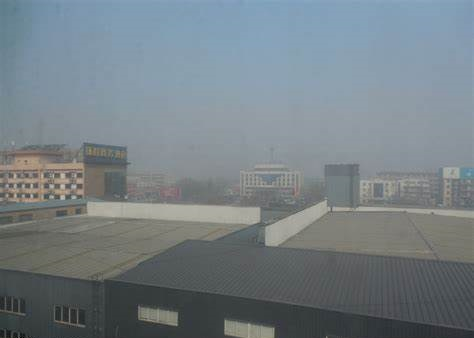
%> input picture DIP_proj3_Dehaze/fog2.jpg, 474 x 338 px
$ octave main.m   (GNU Octave 9; MATLAB toolbox functions it lacks are replaced by stand-ins)
%> lines starting %> are read from the running program, lines starting %| are printed output that depends on the picture; in (x1, y1, x2, y2) boxes, pixels count from 0 and x2, y2 are one past the last pixel; in counts of white or black regions, pixels touching at a corner belong together; the program's own positions count from 1
### DIP_proj3_Dehaze/get_dark_channel.m
function dark_channel = get_dark_channel(image, win_size)
% function: to get dark channel from haze image.

[h, w, ~] = size(image);
pad_size = floor(win_size/2);
padded_img = padarray(image, [pad_size pad_size], Inf);
dark_channel = zeros(h, w);

% 计算暗通道：从每个patch的3个RGB channel中选取最小值
for i = 1:h
    for j = 1:w
        patch = padded_img(i:i+(win_size-1), j:j+(win_size-1),:);
        dark_channel(i,j) = min(patch(:));
     end
end
end

### DIP_proj3_Dehaze/get_atmosphere.m
function atmosphere = get_atmosphere(img, dark_channel)
% function: atmosphere A estimation

% step1: 从暗通道图中按照亮度的大小取前1%的像素
[h, w, ~] = size(img);
num_pixels = h*w;
PERCENT = 0.01;
num_rank_pixels = floor(num_pixels*PERCENT);
dark_channel_vec = reshape(dark_channel, num_pixels, 1);
img_vec = reshape(img, num_pixels, 3);
[~, indices] = sort(dark_channel_vec, 'descend');

% step2: 在这些位置中，在原始有雾图像img中寻找对应的具有最高亮度的点的值，作为A值。
max1 = 0; max2 = 0;max3 = 0;  % max value of channel, channel2, channel3
for i = 1:num_rank_pixels
    if max1 < img_vec(indices(i), 1)
        max1 = img_vec(indices(i), 1);
    end
    if max2 < img_vec(indices(i), 2)
        max2 = img_vec(indices(i), 2);
    end
    if max3 < img_vec(indices(i), 3)
        max3 = img_vec(indices(i), 3);
    end
end

atmosphere = [max1 max2 max3];

end

### DIP_proj3_Dehaze/get_transmission.m
function transmission = get_transmission(img, atmosphere, omega, win_size)
% function: transmission estimation according by formulation.
% paremeters:
% win_size - window size
% omega - parameter to control transmission

[h, w, ~] = size(img);
atmosphere_ = reshape(atmosphere, [1, 1, 3]);
atmosphere_ = repmat(atmosphere_, h, w);  %to reproduce and generate h*w*3 matrix, size = [size(A,1)*h, size(A,2)*w, size(A,3)]
transmission = 1 - omega*get_dark_channel(img./atmosphere_, win_size);

end

### DIP_proj3_Dehaze/boxfilter.m
function imgDst = boxfilter(img, r)
% function: boxfilter
[h, w, ~] = size(img);
imgDst = zeros(size(img));

imgCum = cumsum(img, 1);
imgDst(1:r+1,:) = imgCum(1+r:2*r+1,:);  %考虑首部的h个像素
imgDst(r+2:h-r,:) = imgCum(2*r+2:h,:) - imgCum(1:h-2*r-1, :);  %考虑中间像素
imgDst(h-r+1:h,:) = repmat(imgCum(h,:),[r, 1]) - imgCum(h-2*r:h-r-1,:);  %考虑尾部h个像素

imgCum = cumsum(imgDst,2);
imgDst(:,1:r+1) = imgCum(:,1+r:2*r+1);  %考虑首部的像素
imgDst(:,r+2:w-r) = imgCum(:,2*r+2:w) - imgCum(:,1:w-2*r-1);  %考虑中间像素
imgDst(:,w-r+1:w) = repmat(imgCum(:,w), [1,r]) - imgCum(:,w-2*r:w-r-1);   %考虑尾部像素

end

### DIP_proj3_Dehaze/guided_filter.m
function q = guided_filter(I, p, r, eps)
% function: to implement guided filter
% parameters:
%   I - guidance image
%   p - filtering input image
%   r - local window radius
%   eps - regularization parameter

[h, w] = size(I);
N = boxfilter(ones(h, w), r); % the size of each local patch; N=(2r+1)^2 except for boundary pixels.

mean_I = boxfilter(I, r) ./ N;       % mean filtering for I
mean_p = boxfilter(p, r) ./ N;       % mean filtering for p
mean_Ip = boxfilter(I.*p, r) ./ N;   % mean filter for I*p
cov_Ip = mean_Ip - mean_I .* mean_p; % covariance of (I, p) in each local patch.
mean_II = boxfilter(I.*I, r) ./ N;
var_I = mean_II - mean_I .* mean_I;

a = cov_Ip ./ (var_I + eps);        % Eqn. a = (cov_Ip) / (var_I + eps);
b = mean_p - a .* mean_I;           % Eqn. b = mean_p - a * mean_I

mean_a = boxfilter(a, r) ./ N;
mean_b = boxfilter(b, r) ./ N;

q = mean_a .* I + mean_b;           % Eqn. q = mean_a * I + mean_b
end

### DIP_proj3_Dehaze/get_radiance.m
function radiance = get_radiance(img, transmission, atmosphere)
% function: haze removal
% parameters:
% image - observed intensity(haze image)
% transmission - transmission maps t(x)
% atmosphere - atmosphere light A

[m, n, ~] = size(img);
atmosphere_ = reshape(atmosphere, [1, 1, 3]);
atmosphere_ = repmat(atmosphere_, m, n);
transmission_ = repmat(max(transmission, 0.1), [1, 1, 3]);
radiance = ((img - atmosphere_)./transmission_) + atmosphere_;

end

### DIP_proj3_Dehaze/main.m
% function: haze removel
clc;clear
%% import data
img = imread('fog2.jpg');
%> img is the input picture: size 338x474x3 uint8; mean R, G, B 117.6, 127.6, 133.2
img = imresize(double(img)/255, 0.4);
%> img: size 136x190x3 double
[h, w, ~] = size(img);
%> h = 136; w = 190

%% parameters
win_size = 5;   % window size in dark channel
omega = 0.95;   % parameter to control transmission
r = 4;         % window radius in guided filter
eps = 0.001;    % regularization parameter in guided filter

%% steps to haze removal

% 1.计算雾化图像的暗通道
dark_channel = get_dark_channel(img, win_size);
%> in get_dark_channel, `padded_img = padarray(image, [pad_size pad_size], Inf);`: padded_img: size 140x194x3 double; 4.86% of the values are NaN or infinite; the others: min 0.0907, max 0.754, mean 0.495
%> after the loop in get_dark_channel, `for i = 1:h`:
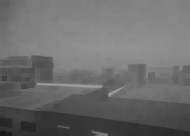
%> dark_channel: size 136x190 double; min 0.0907, max 0.628, mean 0.426
% 2.估算全局大气光值 A
atmosphere = get_atmosphere(img, dark_channel);
%> the loop in get_atmosphere, `for i = 1:num_rank_pixels` made 258 passes
%> (max1, max2, max3) on passes 1, 3, 4: (0.683, 0.683, 0.643), (0.683, 0.683, 0.644), (0.685, 0.685, 0.646)
%> max1 on pass 24: 0.693
%> after the loop in get_atmosphere, `for i = 1:num_rank_pixels`: max1 = 0.695; max2 = 0.686; max3 = 0.677
%> in get_atmosphere, `atmosphere = [max1 max2 max3];`: atmosphere = [0.695 0.686 0.677]
%> atmosphere = [0.695 0.686 0.677]
% 3.估算透射率图 t(x)
transmission = get_transmission(img, atmosphere, omega, win_size);
%> call 2 of get_dark_channel, with win_size = 5
%> in get_dark_channel (call 2), `padded_img = padarray(image, [pad_size pad_size], Inf);`: padded_img: size 140x194x3 double; 4.86% of the values are NaN or infinite; the others: min 0.131, max 1.11, mean 0.721
%> after the loop in get_dark_channel (call 2), `for i = 1:h`:
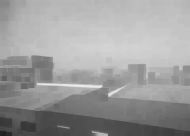
%> dark_channel: size 136x190 double; min 0.131, max 0.928, mean 0.615
% 4.利用导向滤波获取更精细的透射率图
transmission_guided = guided_filter(rgb2gray(img), transmission, r, eps);
%> in boxfilter, `imgDst(:,w-r+1:w) = repmat(imgCum(:,w), [1,r]) - imgCum(:,w-2*r:w-r-1);`: imgDst: size 136x190 double; min 25, max 81, mean 78.7
%> in boxfilter (call 2), `imgDst(h-r+1:h,:) = repmat(imgCum(h,:),[r, 1]) - imgCum(h-2*r:h-r-1,:);`: imgDst: size 136x190 double; min 0.765, max 5.82, mean 4.36
%> in boxfilter (call 2), `imgDst(:,1:r+1) = imgCum(:,1+r:2*r+1);`: imgDst: size 136x190 double; min 0.926, max 42.49, mean 5
%> in boxfilter (call 2), `imgDst(:,w-r+1:w) = repmat(imgCum(:,w), [1,r]) - imgCum(:,w-2*r:w-r-1);`: imgDst: size 136x190 double; min 4.72, max 50.89, mean 38.8
%> in boxfilter (call 3), `imgDst(h-r+1:h,:) = repmat(imgCum(h,:),[r, 1]) - imgCum(h-2*r:h-r-1,:);`: imgDst: size 136x190 double; min 1.45, max 7.33, mean 3.66
%> in boxfilter (call 3), `imgDst(:,1:r+1) = imgCum(:,1+r:2*r+1);`: imgDst: size 136x190 double; min 1.45, max 64.98, mean 4.4
%> in boxfilter (call 3), `imgDst(:,w-r+1:w) = repmat(imgCum(:,w), [1,r]) - imgCum(:,w-2*r:w-r-1);`: imgDst: size 136x190 double; min 7.93, max 64.98, mean 32.5
%> call 4 of boxfilter, with r = 4
%> in boxfilter (call 4), `imgDst(h-r+1:h,:) = repmat(imgCum(h,:),[r, 1]) - imgCum(h-2*r:h-r-1,:);`: imgDst: size 136x190 double; min 0.666, max 3.15, mean 1.64
%> in boxfilter (call 4), `imgDst(:,1:r+1) = imgCum(:,1+r:2*r+1);`: imgDst: size 136x190 double; min 0.72, max 22.87, mean 1.9
%> in boxfilter (call 4), `imgDst(:,w-r+1:w) = repmat(imgCum(:,w), [1,r]) - imgCum(:,w-2*r:w-r-1);`:
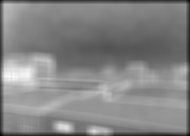
%> imgDst: size 136x190 double; min 4.1, max 24.12, mean 14.5; drawn with min black and max white
%> in guided_filter, `cov_Ip = mean_Ip - mean_I .* mean_p;`:
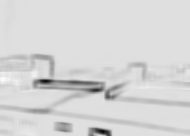
%> cov_Ip: size 136x190 double; min -0.0168, max 0.00235, mean -0.000673; drawn with min black and max white
%> call 5 of boxfilter, with r = 4
%> in boxfilter (call 5), `imgDst(h-r+1:h,:) = repmat(imgCum(h,:),[r, 1]) - imgCum(h-2*r:h-r-1,:);`:
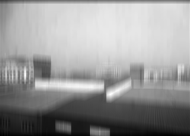
%> imgDst: size 136x190 double; min 0.132, max 3.76, mean 2.29; drawn with min black and max white
%> in boxfilter (call 5), `imgCum = cumsum(imgDst,2);`:
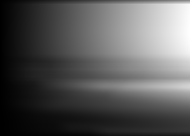
%> imgCum: size 136x190 double; min 0.145, max 606, mean 210.9; drawn with min black and max white
%> in boxfilter (call 5), `imgDst(:,1:r+1) = imgCum(:,1+r:2*r+1);`:
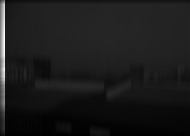
%> imgDst: size 136x190 double; 2.63% of pixels changed, all inside (x1, y1, x2, y2) = (0, 0, 5, 136); drawn with min black and max white
transmission_guided = reshape(transmission_guided, h, w);
% 5.恢复为去雾图像
radiance = get_radiance(img, transmission_guided, atmosphere);

%% image show
figure;
subplot(2,2,1);imshow(img);title('original image')
subplot(2,2,2);imshow(dark_channel);title('dark channel')
subplot(2,2,3);imshow(transmission_guided);title('transmission after guide filter')
subplot(2,2,4);imshow(radiance);title('processed image (radius=4)')
